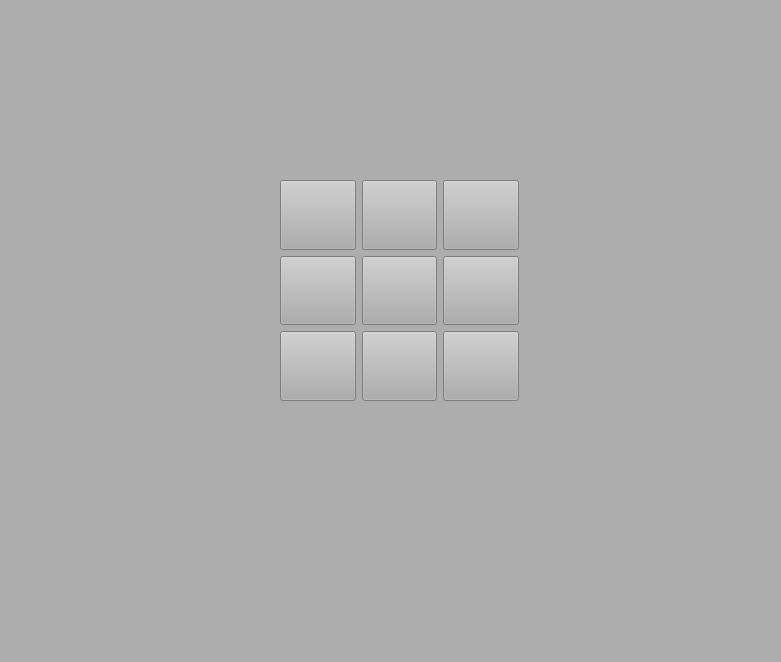
<?xml version="1.0" encoding="UTF-8"?>
<ui version="4.0">
 <class>MainWindow</class>
 <widget class="QMainWindow" name="MainWindow">
  <property name="geometry">
   <rect>
    <x>0</x>
    <y>0</y>
    <width>781</width>
    <height>662</height>
   </rect>
  </property>
  <property name="windowTitle">
   <string>MainWindow</string>
  </property>
  <widget class="QWidget" name="centralwidget">
   <property name="sizePolicy">
    <sizepolicy hsizetype="Expanding" vsizetype="Expanding">
     <horstretch>0</horstretch>
     <verstretch>0</verstretch>
    </sizepolicy>
   </property>
   <property name="cursor">
    <cursorShape>CrossCursor</cursorShape>
   </property>
   <property name="styleSheet">
    <string notr="true">QWidget{
	background-color: rgb(173, 173, 173);
}
cells{
color:white;
}</string>
   </property>
   <widget class="QWidget" name="gridLayoutWidget">
    <property name="geometry">
     <rect>
      <x>280</x>
      <y>180</y>
      <width>239</width>
      <height>221</height>
     </rect>
    </property>
    <layout class="QGridLayout" name="cells">
     <item row="2" column="2">
      <widget class="QPushButton" name="p3p3">
       <property name="sizePolicy">
        <sizepolicy hsizetype="Minimum" vsizetype="Expanding">
         <horstretch>0</horstretch>
         <verstretch>0</verstretch>
        </sizepolicy>
       </property>
       <property name="text">
        <string/>
       </property>
      </widget>
     </item>
     <item row="1" column="1">
      <widget class="QPushButton" name="p2p2">
       <property name="sizePolicy">
        <sizepolicy hsizetype="Minimum" vsizetype="Expanding">
         <horstretch>0</horstretch>
         <verstretch>0</verstretch>
        </sizepolicy>
       </property>
       <property name="text">
        <string/>
       </property>
      </widget>
     </item>
     <item row="1" column="0">
      <widget class="QPushButton" name="p2p1">
       <property name="sizePolicy">
        <sizepolicy hsizetype="Minimum" vsizetype="Expanding">
         <horstretch>0</horstretch>
         <verstretch>0</verstretch>
        </sizepolicy>
       </property>
       <property name="text">
        <string/>
       </property>
      </widget>
     </item>
     <item row="0" column="1">
      <widget class="QPushButton" name="p1p2">
       <property name="sizePolicy">
        <sizepolicy hsizetype="Minimum" vsizetype="Expanding">
         <horstretch>0</horstretch>
         <verstretch>0</verstretch>
        </sizepolicy>
       </property>
       <property name="text">
        <string/>
       </property>
      </widget>
     </item>
     <item row="1" column="2">
      <widget class="QPushButton" name="p2p3">
       <property name="sizePolicy">
        <sizepolicy hsizetype="Minimum" vsizetype="Expanding">
         <horstretch>0</horstretch>
         <verstretch>0</verstretch>
        </sizepolicy>
       </property>
       <property name="text">
        <string/>
       </property>
      </widget>
     </item>
     <item row="0" column="2">
      <widget class="QPushButton" name="p1p3">
       <property name="sizePolicy">
        <sizepolicy hsizetype="Minimum" vsizetype="Expanding">
         <horstretch>0</horstretch>
         <verstretch>0</verstretch>
        </sizepolicy>
       </property>
       <property name="text">
        <string/>
       </property>
      </widget>
     </item>
     <item row="2" column="1">
      <widget class="QPushButton" name="p3p2">
       <property name="sizePolicy">
        <sizepolicy hsizetype="Minimum" vsizetype="Expanding">
         <horstretch>0</horstretch>
         <verstretch>0</verstretch>
        </sizepolicy>
       </property>
       <property name="text">
        <string/>
       </property>
      </widget>
     </item>
     <item row="0" column="0">
      <widget class="QPushButton" name="p1p1">
       <property name="enabled">
        <bool>true</bool>
       </property>
       <property name="sizePolicy">
        <sizepolicy hsizetype="Minimum" vsizetype="Expanding">
         <horstretch>0</horstretch>
         <verstretch>0</verstretch>
        </sizepolicy>
       </property>
       <property name="text">
        <string/>
       </property>
      </widget>
     </item>
     <item row="2" column="0">
      <widget class="QPushButton" name="p3p1">
       <property name="sizePolicy">
        <sizepolicy hsizetype="Minimum" vsizetype="Expanding">
         <horstretch>0</horstretch>
         <verstretch>0</verstretch>
        </sizepolicy>
       </property>
       <property name="text">
        <string/>
       </property>
      </widget>
     </item>
    </layout>
   </widget>
  </widget>
 </widget>
 <resources/>
 <connections/>
</ui>
